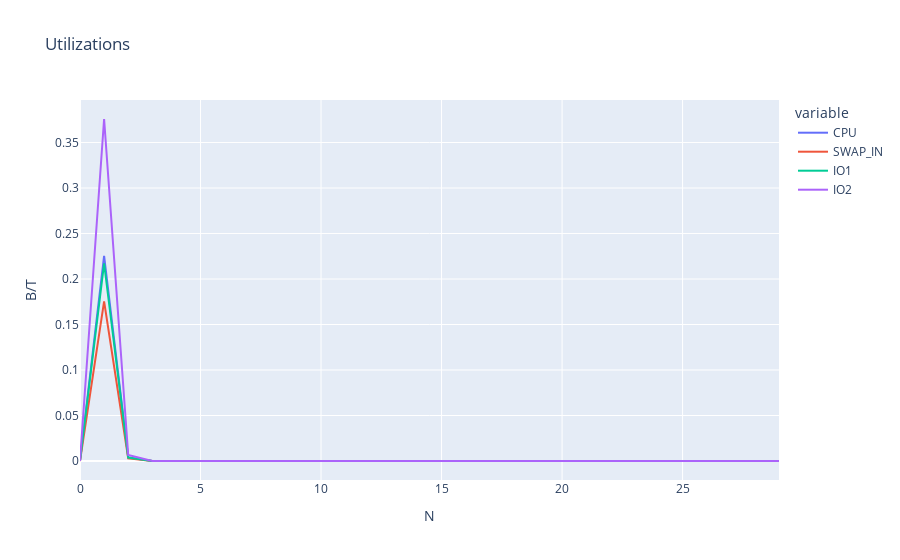

Write notebook code for a chart like this one.
### Code cell
produce_graph_and_save(utilization,"Utilizations","B/T")

### Figure 1 — Plotly figure (JSON) as saved in the notebook; plotly's stock layout.template omitted (floating-point values rounded to 4 significant figures)
{"data": [{"hovertemplate": "variable=CPU<br>N=%{x}<br>value=%{y}<extra></extra>", "legendgroup": "CPU", "line": {"color": "#636efa", "dash": "solid"}, "marker": {"symbol": "circle"}, "mode": "lines", "name": "CPU", "orientation": "v", "showlegend": true, "type": "scatter", "x": [0, 1, 2, 3, 4, 5, 6, 7, 8, 9, 10, 11, 12, 13, 14, 15, 16, 17, 18, 19, 20, 21, 22, 23, 24, 25, 26, 27, 28, 29], "xaxis": "x", "y": [0, 0.2255, 0.003929, 3.32e-05, 2.343e-07, 1.524e-09, 9.435e-12, 5.644e-14, 3.287e-16, 1.874e-18, 1.049e-20, 5.784e-23, 3.146e-25, 1.691e-27, 8.996e-30, 4.742e-32, 2.479e-34, 1.286e-36, 6.632e-39, 3.399e-41, 1.733e-43, 8.794e-46, 4.444e-48, 2.237e-50, 1.122e-52, 5.614e-55, 2.801e-57, 1.394e-59, 6.919e-62, 3.428e-64], "yaxis": "y"}, {"hovertemplate": "variable=SWAP_IN<br>N=%{x}<br>value=%{y}<extra></extra>", "legendgroup": "SWAP_IN", "line": {"color": "#EF553B", "dash": "solid"}, "marker": {"symbol": "circle"}, "mode": "lines", "name": "SWAP_IN", "orientation": "v", "showlegend": true, "type": "scatter", "x": [0, 1, 2, 3, 4, 5, 6, 7, 8, 9, 10, 11, 12, 13, 14, 15, 16, 17, 18, 19, 20, 21, 22, 23, 24, 25, 26, 27, 28, 29], "xaxis": "x", "y": [0, 0.1754, 0.003056, 2.582e-05, 1.822e-07, 1.185e-09, 7.338e-12, 4.389e-14, 2.557e-16, 1.457e-18, 8.16e-21, 4.498e-23, 2.447e-25, 1.315e-27, 6.997e-30, 3.688e-32, 1.928e-34, 1.001e-36, 5.158e-39, 2.644e-41, 1.348e-43, 6.84e-46, 3.456e-48, 1.74e-50, 8.73e-53, 4.367e-55, 2.178e-57, 1.084e-59, 5.381e-62, 2.666e-64], "yaxis": "y"}, {"hovertemplate": "variable=IO1<br>N=%{x}<br>value=%{y}<extra></extra>", "legendgroup": "IO1", "line": {"color": "#00cc96", "dash": "solid"}, "marker": {"symbol": "circle"}, "mode": "lines", "name": "IO1", "orientation": "v", "showlegend": true, "type": "scatter", "x": [0, 1, 2, 3, 4, 5, 6, 7, 8, 9, 10, 11, 12, 13, 14, 15, 16, 17, 18, 19, 20, 21, 22, 23, 24, 25, 26, 27, 28, 29], "xaxis": "x", "y": [0, 0.2172, 0.003784, 3.197e-05, 2.256e-07, 1.467e-09, 9.085e-12, 5.435e-14, 3.166e-16, 1.805e-18, 1.01e-20, 5.569e-23, 3.029e-25, 1.628e-27, 8.663e-30, 4.566e-32, 2.387e-34, 1.239e-36, 6.386e-39, 3.273e-41, 1.669e-43, 8.469e-46, 4.279e-48, 2.154e-50, 1.081e-52, 5.406e-55, 2.697e-57, 1.342e-59, 6.663e-62, 3.301e-64], "yaxis": "y"}, {"hovertemplate": "variable=IO2<br>N=%{x}<br>value=%{y}<extra></extra>", "legendgroup": "IO2", "line": {"color": "#ab63fa", "dash": "solid"}, "marker": {"symbol": "circle"}, "mode": "lines", "name": "IO2", "orientation": "v", "showlegend": true, "type": "scatter", "x": [0, 1, 2, 3, 4, 5, 6, 7, 8, 9, 10, 11, 12, 13, 14, 15, 16, 17, 18, 19, 20, 21, 22, 23, 24, 25, 26, 27, 28, 29], "xaxis": "x", "y": [0, 0.3759, 0.006549, 5.534e-05, 3.904e-07, 2.539e-09, 1.572e-11, 9.406e-14, 5.479e-16, 3.123e-18, 1.749e-20, 9.639e-23, 5.243e-25, 2.818e-27, 1.499e-29, 7.903e-32, 4.132e-34, 2.144e-36, 1.105e-38, 5.665e-41, 2.888e-43, 1.466e-45, 7.407e-48, 3.729e-50, 1.871e-52, 9.357e-55, 4.668e-57, 2.323e-59, 1.153e-61, 5.714e-64], "yaxis": "y"}], "layout": {"legend": {"title": {"text": "variable"}, "tracegroupgap": 0}, "title": {"text": "Utilizations"}, "xaxis": {"anchor": "y", "domain": [0, 1], "title": {"text": "N"}}, "yaxis": {"anchor": "x", "domain": [0, 1], "title": {"text": "B/T"}}}}
